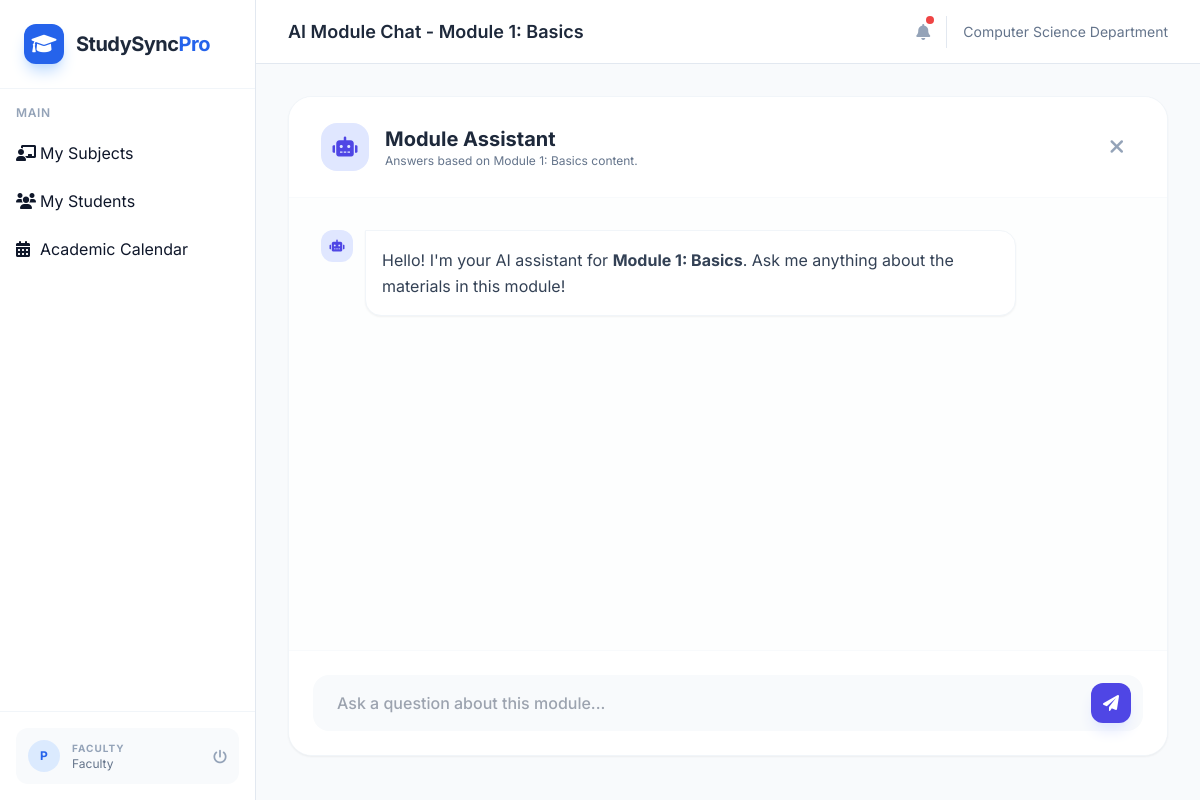
/student/module/1/chat (signed in), run on the app's committed database.
### models.py (models this page shows)
class User(db.Model, UserMixin):
    __tablename__ = 'user'
    id = db.Column(db.Integer, primary_key=True)
    name = db.Column(db.String(100), nullable=False)
    email = db.Column(db.String(120), unique=True, nullable=False)
    password = db.Column(db.String(200), nullable=False)
    role = db.Column(db.String(20), nullable=False) # hod, faculty, student
    department = db.Column(db.String(100))
    subjects_taught = db.relationship('Subject', backref='faculty', lazy=True)
    enrollments = db.relationship('Enrollment', backref='student', lazy=True)
    events_created = db.relationship('Event', backref='creator', lazy=True, foreign_keys='Event.created_by')
    personal_reminders = db.relationship('Event', backref='owner', lazy=True, foreign_keys='Event.user_id')

class Module(db.Model):
    id = db.Column(db.Integer, primary_key=True)
    subject_id = db.Column(db.Integer, db.ForeignKey('subject.id'), nullable=False)
    title = db.Column(db.String(200), nullable=False)
    units = db.relationship('Unit', backref='module', lazy=True, cascade="all, delete-orphan")

### routes/student.py (the view)
@student_bp.route('/module/<int:module_id>/chat')
@login_required
def module_chat_page(module_id):
    module = Module.query.get_or_404(module_id)
    return render_template('student_module_chat.html', module=module)

### templates/student_module_chat.html (shortened to what this page needs)
{% extends "base.html" %}
{% block header_title %}AI Module Chat - {{ module.title }}{% endblock %}
{% block content %}
<div class="flex flex-col h-[calc(100vh-140px)] bg-white rounded-3xl shadow-sm border border-slate-100 overflow-hidden">
    <div class="px-8 py-6 border-b border-slate-50 flex items-center justify-between bg-white z-10">
        <div class="flex items-center space-x-4">
            <div class="w-12 h-12 bg-indigo-100 rounded-2xl flex items-center justify-center text-indigo-600">
                <i class="fas fa-robot text-xl"></i>
            </div>
            <div>
                <h3 class="text-xl font-bold text-slate-800">Module Assistant</h3>
                <p class="text-xs text-slate-500">Answers based on {{ module.title }} content.</p>
            </div>
        </div>
        <a href="{{ url_for('student.view_subject', subject_id=module.subject_id) }}" class="p-3 text-slate-400 hover:text-indigo-600 hover:bg-indigo-50 rounded-xl transition-all">
            <i class="fas fa-times text-xl"></i>
        </a>
    </div>
    <div id="chat-messages" class="flex-1 overflow-y-auto p-8 space-y-6 bg-slate-50/30">
        <div class="flex items-start">
            <div class="w-8 h-8 rounded-xl bg-indigo-100 flex items-center justify-center text-indigo-600 mr-3 shrink-0">
                <i class="fas fa-robot text-xs"></i>
            </div>
            <div class="bg-white p-4 rounded-2xl rounded-tl-none shadow-sm border border-slate-100 max-w-[80%]">
                <p class="text-slate-700 leading-relaxed">Hello! I'm your AI assistant for <b>{{ module.title }}</b>. Ask me anything about the materials in this module!</p>
            </div>
        </div>
    </div>
    <div class="p-6 bg-white border-t border-slate-50">
        <div class="flex items-center space-x-4">
            <div class="flex-1 relative">
                <input type="text" id="chat-input"
                       placeholder="Ask a question about this module..."
                       class="w-full pl-6 pr-12 py-4 bg-slate-50 border-none rounded-2xl focus:ring-2 focus:ring-indigo-500 outline-none transition-all text-slate-700 font-medium">
                <button id="send-btn" class="absolute right-3 top-1/2 -translate-y-1/2 w-10 h-10 bg-indigo-600 text-white rounded-xl shadow-lg shadow-indigo-100 flex items-center justify-center hover:bg-indigo-700 transition-all">
                    <i class="fas fa-paper-plane"></i>
                </button>
            </div>
        </div>
    </div>
</div>
{% endblock %}

### templates/base.html (shortened to what this page needs)
<!DOCTYPE html>
<html lang="en">
<head>
    <script src="https://cdn.tailwindcss.com"></script>
    <link href="https://cdnjs.cloudflare.com/ajax/libs/font-awesome/6.0.0/css/all.min.css" rel="stylesheet">
</head>
<body class="bg-slate-50 text-slate-900">
    {% if current_user.is_authenticated %}
    <div class="flex h-screen overflow-hidden">
        <aside class="w-64 bg-white border-r border-slate-200 flex-shrink-0 hidden md:flex flex-col">
            <div class="p-6 border-b border-slate-100">
                <div class="flex items-center space-x-3">
                    <div class="w-10 h-10 bg-blue-600 rounded-xl flex items-center justify-center text-white shadow-lg shadow-blue-200">
                        <i class="fas fa-graduation-cap text-xl"></i>
                    </div>
                    <span class="text-xl font-bold tracking-tight text-slate-800">StudySync<span class="text-blue-600">Pro</span></span>
                </div>
            </div>
            <nav class="flex-1 overflow-y-auto py-4">
                <div class="px-4 mb-2 text-xs font-semibold text-slate-400 uppercase tracking-wider">Main</div>
                {% if current_user.role == 'hod' %}
                <a href="{{ url_for('hod.dashboard') }}" class="sidebar-link flex items-center px-4 py-3 transition-colors {{ 'active' if request.endpoint == 'hod.dashboard' }}">
                    <i class="fas fa-chart-pie w-6"></i> <span>Dashboard</span>
                </a>
                <a href="{{ url_for('hod.manage_courses') }}" class="sidebar-link flex items-center px-4 py-3 transition-colors {{ 'active' if 'course' in request.endpoint }}">
                    <i class="fas fa-university w-6"></i> <span>Courses</span>
                </a>
                <a href="{{ url_for('hod.manage_specializations') }}" class="sidebar-link flex items-center px-4 py-3 transition-colors {{ 'active' if 'specialization' in request.endpoint }}">
                    <i class="fas fa-tags w-6"></i> <span>Specializations</span>
                </a>
                <a href="{{ url_for('hod.manage_subjects') }}" class="sidebar-link flex items-center px-4 py-3 transition-colors {{ 'active' if 'subject' in request.endpoint }}">
                    <i class="fas fa-book w-6"></i> <span>Subjects</span>
                </a>
                <a href="{{ url_for('hod.manage_users') }}" class="sidebar-link flex items-center px-4 py-3 transition-colors {{ 'active' if 'manage_users' in request.endpoint }}">
                    <i class="fas fa-user-plus w-6"></i> <span>Manage Users</span>
                </a>
                <div class="px-4 py-2 mt-4 text-[10px] font-black uppercase tracking-widest text-slate-400">Directory</div>
                <a href="{{ url_for('hod.view_faculty') }}" class="sidebar-link flex items-center px-4 py-3 transition-colors {{ 'active' if 'view_faculty' in request.endpoint }}">
                    <i class="fas fa-chalkboard-teacher w-6"></i> <span>Faculty</span>
                </a>
                <a href="{{ url_for('hod.view_students') }}" class="sidebar-link flex items-center px-4 py-3 transition-colors {{ 'active' if 'view_students' in request.endpoint }}">
                    <i class="fas fa-user-graduate w-6"></i> <span>Students</span>
                </a>
            {% elif current_user.role == 'faculty' %}
                <a href="{{ url_for('faculty.dashboard') }}" class="sidebar-link flex items-center px-4 py-3 transition-colors {{ 'active' if request.endpoint == 'faculty.dashboard' }}">
                    <i class="fas fa-chalkboard-teacher w-6"></i> <span>My Subjects</span>
                </a>
                <a href="{{ url_for('faculty.my_students') }}" class="sidebar-link flex items-center px-4 py-3 transition-colors {{ 'active' if request.endpoint == 'faculty.my_students' }}">
                    <i class="fas fa-users w-6"></i> <span>My Students</span>
                </a>
                <a href="{{ url_for('faculty.calendar') }}" class="sidebar-link flex items-center px-4 py-3 transition-colors {{ 'active' if request.endpoint == 'faculty.calendar' }}">
                    <i class="fas fa-calendar-alt w-6"></i> <span>Academic Calendar</span>
                </a>
                {% endif %}
            </nav>
            <div class="p-4 border-t border-slate-100">
                <div class="flex items-center space-x-3 p-3 bg-slate-50 rounded-xl">
                    <div class="w-8 h-8 rounded-full bg-blue-100 flex items-center justify-center text-blue-600 font-bold text-xs">
                        {{ current_user.name[0] | upper }}
                    </div>
                    <div class="flex-1 min-w-0">
                        <span class="text-[10px] font-bold text-slate-400 uppercase tracking-widest block">{{ current_user.role }}</span>
                        <p class="text-xs text-slate-500 capitalize">{{ current_user.role }}</p>
                    </div>
                    <a href="{{ url_for('auth.logout') }}" class="text-slate-400 hover:text-red-500 transition-colors">
                        <i class="fas fa-power-off text-sm"></i>
                    </a>
                </div>
            </div>
        </aside>
        <main class="flex-1 flex flex-col min-w-0 bg-slate-50 overflow-hidden">
            <header class="h-16 bg-white border-b border-slate-200 flex items-center justify-between px-8 z-10">
                <div class="flex items-center">
                    <h2 class="text-lg font-semibold text-slate-800">{% block header_title %}{% endblock %}</h2>
                </div>
                <div class="flex items-center space-x-4">
                    <div class="relative">
                        <i class="fas fa-bell text-slate-400 hover:text-blue-600 cursor-pointer"></i>
                        <span class="absolute -top-1 -right-1 w-2 h-2 bg-red-500 rounded-full"></span>
                    </div>
                    <span class="text-sm text-slate-500">{{ current_user.department }} Department</span>
                </div>
            </header>
            <div class="flex-1 overflow-y-auto p-8">
                {% block content %}{% endblock %}
            </div>
        </main>
    </div>
    {% else %}
    {% block auth_content %}{% endblock %}
    {% endif %}
</body>
</html>

### templates/base.html (style rules this page uses)
body { font-family: 'Inter', sans-serif; }

### data on the page
User: name "P", role "FACULTY", role "Faculty", department "Computer Science"
Module: title "Module 1: Basics"
